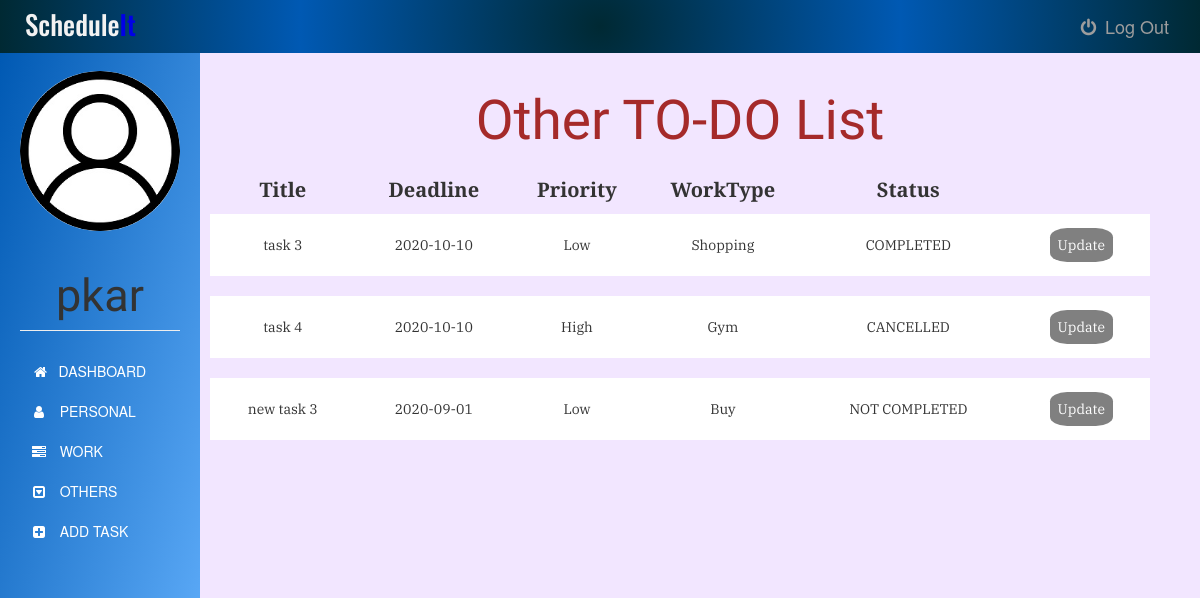
/othertask (signed in), run on an earlier commit of the app's database.
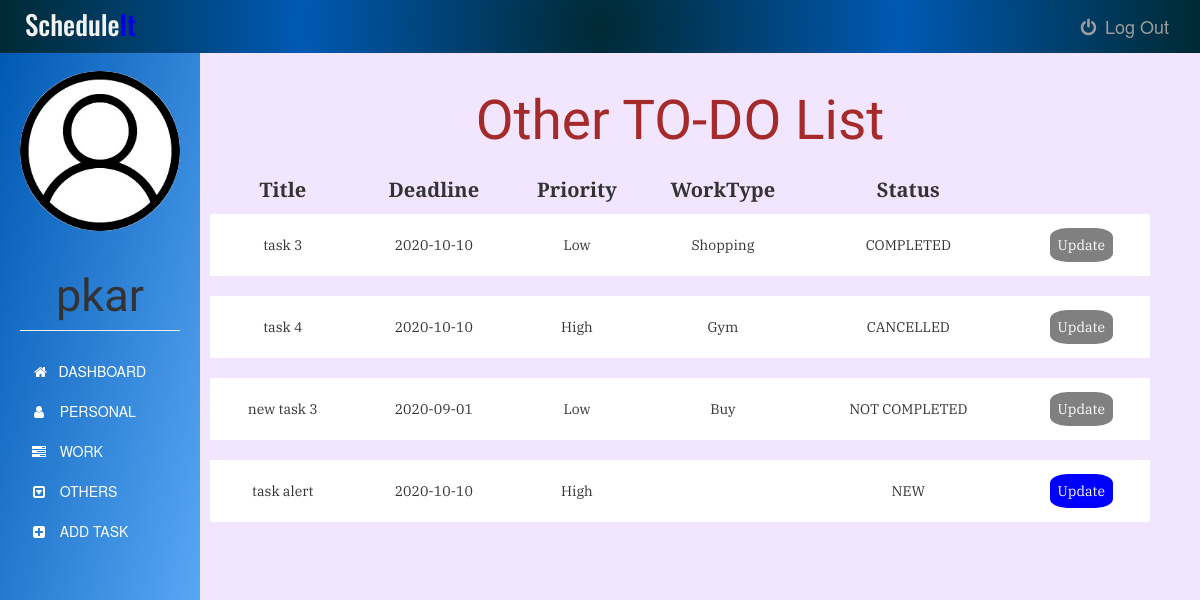
And on a later commit of the database.
### app.py (models this page shows)
class User(UserMixin, db.Model):
    id = db.Column(db.Integer, primary_key=True)
    username = db.Column(db.String(15), unique=True, nullable=False)
    email = db.Column(db.String(50), unique=True, nullable=False)
    password = db.Column(db.String(80), unique=True, nullable=False)
    tasks = db.relationship('Task', backref='author', lazy=True)

class Task(db.Model):
    id = db.Column(db.Integer, primary_key=True)
    title = db.Column(db.Text, nullable=False)
    date = db.Column(db.Date, nullable=False)
    content = db.Column(db.Text, nullable=False)
    WorkType = db.Column(db.Text, nullable=False)
    priority = db.Column(db.Text)
    status = db.Column(db.Text, nullable=False, default='NEW')
    user_id = db.Column(db.Integer, db.ForeignKey('user.id'), nullable=False)

### app.py (the view)
@app.route('/othertask', methods=['GET', 'POST'])
@login_required
def othertask():
    tasks = Task.query.filter_by(user_id=current_user.id)
    return render_template('other.html', tasks=tasks ,name=current_user.username, tdate=date.today())

### app.py (called while the page is built)
@login_manager.user_loader
def load_user(user_id):
    return User.query.get(int(user_id))

### templates/other.html (shortened to what this page needs)
{% extends "bootstrap/base.html" %}
{% block styles %}
{{super()}}
<link rel="stylesheet" href="{{url_for('.static', filename='personal.css')}}">
<link rel="stylesheet" href="https://maxcdn.bootstrapcdn.com/font-awesome/4.7.0/css/font-awesome.min.css">
{% endblock %}
{% block content %}
    <nav class="navbar navbar-inverse navbar-fixed-top">
      <div class="container-fluid">
        <div class="navbar-header">
          <center><h3><span>Schedule</span>It</h3></center>
        </div>
        <div class="navbar-collapse">
          <ul class="nav navbar-nav">
            <li>
              <a href="{{ url_for('logout') }}">
              <i class="fa fa-power-off fa-fw" aria-hidden="true"></i>
              Log Out
              </a>
            </li>
          </ul>
          </div>
      </div>
    </nav>
    <div class="container-fluid">
      <div class="row">
        <nav class=" sidebar">
          <div class="image img-cir img-120">
            <center>
              <img src="{{url_for('static', filename='user-icon.jpg')}}" width="250" height="200" class="img-responsive"/>
            </center>
            <center>
              <h1 class="page-header">{{ name }}</h1>
            </center>
          </div>
          <div>
            <div class="nav nav-sidebar">
              <ul class="nav nav-sidebar">
                <li >
                  <a class="list-group-item" href="{{ url_for('dashboard') }}">
                    &nbsp;<i class="fa fa-home" aria-hidden="true"></i>&nbsp;&nbsp; DASHBOARD
                  </a>
                </li>
                <li>
                  <a class="list-group-item" href="{{ url_for('personaltask') }}">
                    <i class="fa fa-user fa-fw" aria-hidden="true"></i>&nbsp;&nbsp; PERSONAL
                  </a>
                </li>
                <li>
                  <a class="list-group-item" href="{{ url_for('worktask') }}">
                    <i class="fa fa-tasks fa-fw" aria-hidden="true"></i>&nbsp;&nbsp; WORK
                  </a>
                </li>
                <li>
                  <a class="list-group-item" href="#">
                    <i class="fa fa-caret-square-o-down fa-fw" aria-hidden="true"></i>&nbsp;&nbsp; OTHERS
                  </a>
                </li>
                <li>
                  <a class="list-group-item" href="{{ url_for('addtask') }}">
                    <i class="fa fa-plus-square fa-fw" aria-hidden="true"></i>&nbsp;&nbsp; ADD TASK
                  </a>
                </li>
              </ul>
            </div>
          </div>
        </nav>
        <div class="col-sm-9 col-sm-offset-3 col-md-10 col-md-offset-2 main">
          	<center><h1>Other TO-DO List</h1></center>
          	<table>
              <thead>
            		<tr>
            			<th>Title</th>
            			<th>Deadline</th>
            			<th>Priority</th>
                  <th>WorkType</th>
                  <th>Status</th>
            		</tr>
              </thead>
              <tbody>
            		{% for task in tasks %}
            			{% if task.WorkType != "Work" and task.WorkType != "Personal" %}
            				<tr>
  		          			<td>{{task.title}}</td>
  		          			<td>{{task.date}}</td>
  		          			<td>{{task.priority}}</td>
                      <td>{{task.WorkType}}</td>
                      {% if tdate > task.date and (task.status !="CANCELLED" or task.status !="COMPLETED") %}
                        <td class="status">NOT COMPLETED</td>
                      {% else %}
                        <td class="status">{{task.status}}</td>
                      {% endif %}
                      {% if (task.status == "NEW" or task.status == "IN PROGRESS" or task.status == "NOT STARTED") and tdate <= task.date %}
                        <td><a href="{{ url_for('update_task', task_id=task.id) }}">Update</a></td>
                      {% else %}
                        <td><a class="arcup" href="#">Update</a></td>
                      {% endif %}
  		          		</tr>
                    <tr class="spacer">
                    <tr>
  		          	{% endif %}
  		        {% endfor %}
            </tbody>
          	</table>
        </div>
      </div>
    </div>
{% endblock %}

### static/personal.css (style rules this page uses)
body { padding-top: 50px; background-color: #f2e6ff; }
.navbar-fixed-top { border: 0; }
.navbar { background-image: radial-gradient(circle, #002933,#0059b3, #002933); }
.navbar-header h3 { font-family: 'Oswald', sans-serif; font-size: 27px; margin: 10px; color: #0000e6; }
.navbar-header span { font-size: 27px; color: #f2f2f2; }
.navbar-collapse ul { float: right; margin: 3px; list-style: none; }
.navbar-collapse ul li { float: left; position: relative; }
.navbar-collapse ul li a { display: block; margin: 0px; padding: 13px; font-size: 18px; text-decoration: none; }
.sidebar { width: 200px; position: fixed; top: 51px; bottom: 0; left: 0; z-index: 1000; display: block; padding: 20px; overflow-x: hidden; overflow-y: auto; background-image: linear-gradient(to bottom right, #0059b3, #66b3ff); }
.sidebar .page-header { font-size: 45px; font-family: 'Tenali Ramakrishna', sans-serif; }
.nav-sidebar { margin-right: -21px; margin-bottom: 20px; margin-left: -20px; }
.nav-sidebar > li > a { padding-right: 20px; padding-left: 50px; }
.nav-sidebar ul li a { background-color: transparent; color: white; border: none; }
.nav-sidebar a { display: none; }
.row img { border-radius: 50%; }
.main { margin-top: 1px; padding: 30px; right: 20px; }
.main h1 { margin-top: 4px; padding: 5px; font-size: 55px; color: brown; font-family: 'Tenali Ramakrishna', sans-serif; text-align: center; }
.main table { width: 100%; }
.main thead tr { font-size: 20px; font-family: 'PT Serif', serif; }
.main tbody tr { background-color: white; font-family: 'IBM Plex Serif', serif; }
.main tbody .spacer { height: 20px; }
.main thead th { padding: 10px; text-align: center; }
.main tbody td { padding: 21px; text-align: center; }
.main tbody td a { text-decoration: none; padding: 8px; background-color: blue; color: white; border-radius: 27%; }
.main .arcup { background-color: grey; }

What changed in the data, as far as the page shows it:
added Task: title "task alert", date "2020-10-10", priority "High", status "NEW"
